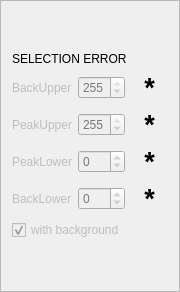
             <widget class="QFrame" name="frame_11">
              <property name="maximumSize">
               <size>
                <width>180</width>
                <height>16777215</height>
               </size>
              </property>
              <property name="frameShape">
               <enum>QFrame::StyledPanel</enum>
              </property>
              <property name="frameShadow">
               <enum>QFrame::Raised</enum>
              </property>
              <layout class="QVBoxLayout" name="verticalLayout_26">
               <item>
                <spacer name="verticalSpacer_5">
                 <property name="orientation">
                  <enum>Qt::Vertical</enum>
                 </property>
                 <property name="sizeType">
                  <enum>QSizePolicy::Minimum</enum>
                 </property>
                 <property name="sizeHint" stdset="0">
                  <size>
                   <width>20</width>
                   <height>40</height>
                  </size>
                 </property>
                </spacer>
               </item>
               <item>
                <widget class="QLabel" name="error_label">
                 <property name="text">
                  <string>SELECTION ERROR</string>
                 </property>
                </widget>
               </item>
               <item>
                <layout class="QVBoxLayout" name="verticalLayout_28">
                 <item>
                  <layout class="QHBoxLayout" name="horizontalLayout_32">
                   <item>
                    <widget class="QLabel" name="dataBackFromLabel">
                     <property name="enabled">
                      <bool>false</bool>
                     </property>
                     <property name="text">
                      <string>BackUpper</string>
                     </property>
                    </widget>
                   </item>
                   <item>
                    <widget class="QSpinBox" name="dataBackToValue">
                     <property name="enabled">
                      <bool>false</bool>
                     </property>
                     <property name="palette">
                      <palette>
                       <active>
                        <colorrole role="Text">
                         <brush brushstyle="SolidPattern">
                          <color alpha="255">
                           <red>170</red>
                           <green>85</green>
                           <blue>0</blue>
                          </color>
                         </brush>
                        </colorrole>
                        <colorrole role="PlaceholderText">
                         <brush brushstyle="NoBrush">
                          <color alpha="128">
                           <red>170</red>
                           <green>85</green>
                           <blue>0</blue>
                          </color>
                         </brush>
                        </colorrole>
                       </active>
                       <inactive>
                        <colorrole role="Text">
                         <brush brushstyle="SolidPattern">
                          <color alpha="255">
                           <red>170</red>
                           <green>85</green>
                           <blue>0</blue>
                          </color>
                         </brush>
                        </colorrole>
                        <colorrole role="PlaceholderText">
                         <brush brushstyle="NoBrush">
                          <color alpha="128">
                           <red>170</red>
                           <green>85</green>
                           <blue>0</blue>
                          </color>
                         </brush>
                        </colorrole>
                       </inactive>
                       <disabled>
                        <colorrole role="Text">
                         <brush brushstyle="SolidPattern">
                          <color alpha="255">
                           <red>118</red>
                           <green>118</green>
                           <blue>117</blue>
                          </color>
                         </brush>
                        </colorrole>
                        <colorrole role="PlaceholderText">
                         <brush brushstyle="NoBrush">
                          <color alpha="128">
                           <red>170</red>
                           <green>85</green>
                           <blue>0</blue>
                          </color>
                         </brush>
                        </colorrole>
                       </disabled>
                      </palette>
                     </property>
                     <property name="minimum">
                      <number>-1</number>
                     </property>
                     <property name="maximum">
                      <number>255</number>
                     </property>
                     <property name="value">
                      <number>255</number>
                     </property>
                    </widget>
                   </item>
                   <item>
                    <widget class="QLabel" name="back2_error">
                     <property name="font">
                      <font>
                       <pointsize>20</pointsize>
                       <weight>75</weight>
                       <bold>true</bold>
                      </font>
                     </property>
                     <property name="accessibleDescription">
                      <string/>
                     </property>
                     <property name="text">
                      <string>*</string>
                     </property>
                     <property name="alignment">
                      <set>Qt::AlignCenter</set>
                     </property>
                    </widget>
                   </item>
                  </layout>
                 </item>
                 <item>
                  <layout class="QHBoxLayout" name="horizontalLayout_33">
                   <item>
                    <widget class="QLabel" name="dataPeakFromLabel">
                     <property name="enabled">
                      <bool>false</bool>
                     </property>
                     <property name="text">
                      <string>PeakUpper</string>
                     </property>
                    </widget>
                   </item>
                   <item>
                    <widget class="QSpinBox" name="dataPeakToValue">
                     <property name="enabled">
                      <bool>false</bool>
                     </property>
                     <property name="palette">
                      <palette>
                       <active>
                        <colorrole role="Text">
                         <brush brushstyle="SolidPattern">
                          <color alpha="255">
                           <red>0</red>
                           <green>0</green>
                           <blue>127</blue>
                          </color>
                         </brush>
                        </colorrole>
                        <colorrole role="PlaceholderText">
                         <brush brushstyle="NoBrush">
                          <color alpha="128">
                           <red>0</red>
                           <green>0</green>
                           <blue>127</blue>
                          </color>
                         </brush>
                        </colorrole>
                       </active>
                       <inactive>
                        <colorrole role="Text">
                         <brush brushstyle="SolidPattern">
                          <color alpha="255">
                           <red>0</red>
                           <green>0</green>
                           <blue>127</blue>
                          </color>
                         </brush>
                        </colorrole>
                        <colorrole role="PlaceholderText">
                         <brush brushstyle="NoBrush">
                          <color alpha="128">
                           <red>0</red>
                           <green>0</green>
                           <blue>127</blue>
                          </color>
                         </brush>
                        </colorrole>
                       </inactive>
                       <disabled>
                        <colorrole role="Text">
                         <brush brushstyle="SolidPattern">
                          <color alpha="255">
                           <red>118</red>
                           <green>118</green>
                           <blue>117</blue>
                          </color>
                         </brush>
                        </colorrole>
                        <colorrole role="PlaceholderText">
                         <brush brushstyle="NoBrush">
                          <color alpha="128">
                           <red>0</red>
                           <green>0</green>
                           <blue>127</blue>
                          </color>
                         </brush>
                        </colorrole>
                       </disabled>
                      </palette>
                     </property>
                     <property name="minimum">
                      <number>-1</number>
                     </property>
                     <property name="maximum">
                      <number>255</number>
                     </property>
                     <property name="value">
                      <number>255</number>
                     </property>
                    </widget>
                   </item>
                   <item>
                    <widget class="QLabel" name="peak2_error">
                     <property name="font">
                      <font>
                       <pointsize>20</pointsize>
                       <weight>75</weight>
                       <bold>true</bold>
                      </font>
                     </property>
                     <property name="accessibleDescription">
                      <string/>
                     </property>
                     <property name="text">
                      <string>*</string>
                     </property>
                     <property name="alignment">
                      <set>Qt::AlignCenter</set>
                     </property>
                    </widget>
                   </item>
                  </layout>
                 </item>
                 <item>
                  <layout class="QHBoxLayout" name="horizontalLayout_34">
                   <item>
                    <widget class="QLabel" name="dataPeakToLabel">
                     <property name="enabled">
                      <bool>false</bool>
                     </property>
                     <property name="text">
                      <string>PeakLower</string>
                     </property>
                    </widget>
                   </item>
                   <item>
                    <widget class="QSpinBox" name="dataPeakFromValue">
                     <property name="enabled">
                      <bool>false</bool>
                     </property>
                     <property name="palette">
                      <palette>
                       <active>
                        <colorrole role="Text">
                         <brush brushstyle="SolidPattern">
                          <color alpha="255">
                           <red>0</red>
                           <green>0</green>
                           <blue>127</blue>
                          </color>
                         </brush>
                        </colorrole>
                        <colorrole role="PlaceholderText">
                         <brush brushstyle="NoBrush">
                          <color alpha="128">
                           <red>0</red>
                           <green>0</green>
                           <blue>127</blue>
                          </color>
                         </brush>
                        </colorrole>
                       </active>
                       <inactive>
                        <colorrole role="Text">
                         <brush brushstyle="SolidPattern">
                          <color alpha="255">
                           <red>0</red>
                           <green>0</green>
                           <blue>127</blue>
                          </color>
                         </brush>
                        </colorrole>
                        <colorrole role="PlaceholderText">
                         <brush brushstyle="NoBrush">
                          <color alpha="128">
                           <red>0</red>
                           <green>0</green>
                           <blue>127</blue>
                          </color>
                         </brush>
                        </colorrole>
                       </inactive>
                       <disabled>
                        <colorrole role="Text">
                         <brush brushstyle="SolidPattern">
                          <color alpha="255">
                           <red>118</red>
                           <green>118</green>
                           <blue>117</blue>
                          </color>
                         </brush>
                        </colorrole>
                        <colorrole role="PlaceholderText">
                         <brush brushstyle="NoBrush">
                          <color alpha="128">
                           <red>0</red>
                           <green>0</green>
                           <blue>127</blue>
                          </color>
                         </brush>
                        </colorrole>
                       </disabled>
                      </palette>
                     </property>
                     <property name="minimum">
                      <number>-1</number>
                     </property>
                     <property name="maximum">
                      <number>255</number>
                     </property>
                     <property name="value">
                      <number>0</number>
                     </property>
                    </widget>
                   </item>
                   <item>
                    <widget class="QLabel" name="peak1_error">
                     <property name="font">
                      <font>
                       <pointsize>20</pointsize>
                       <weight>75</weight>
                       <bold>true</bold>
                      </font>
                     </property>
                     <property name="accessibleDescription">
                      <string/>
                     </property>
                     <property name="text">
                      <string>*</string>
                     </property>
                     <property name="alignment">
                      <set>Qt::AlignCenter</set>
                     </property>
                    </widget>
                   </item>
                  </layout>
                 </item>
                 <item>
                  <layout class="QHBoxLayout" name="horizontalLayout_35">
                   <item>
                    <widget class="QLabel" name="dataBackToLabel">
                     <property name="enabled">
                      <bool>false</bool>
                     </property>
                     <property name="text">
                      <string>BackLower</string>
                     </property>
                    </widget>
                   </item>
                   <item>
                    <widget class="QSpinBox" name="dataBackFromValue">
                     <property name="enabled">
                      <bool>false</bool>
                     </property>
                     <property name="palette">
                      <palette>
                       <active>
                        <colorrole role="Text">
                         <brush brushstyle="SolidPattern">
                          <color alpha="255">
                           <red>170</red>
                           <green>85</green>
                           <blue>0</blue>
                          </color>
                         </brush>
                        </colorrole>
                        <colorrole role="PlaceholderText">
                         <brush brushstyle="NoBrush">
                          <color alpha="128">
                           <red>170</red>
                           <green>85</green>
                           <blue>0</blue>
                          </color>
                         </brush>
                        </colorrole>
                       </active>
                       <inactive>
                        <colorrole role="Text">
                         <brush brushstyle="SolidPattern">
                          <color alpha="255">
                           <red>170</red>
                           <green>85</green>
                           <blue>0</blue>
                          </color>
                         </brush>
                        </colorrole>
                        <colorrole role="PlaceholderText">
                         <brush brushstyle="NoBrush">
                          <color alpha="128">
                           <red>170</red>
                           <green>85</green>
                           <blue>0</blue>
                          </color>
                         </brush>
                        </colorrole>
                       </inactive>
                       <disabled>
                        <colorrole role="Text">
                         <brush brushstyle="SolidPattern">
                          <color alpha="255">
                           <red>118</red>
                           <green>118</green>
                           <blue>117</blue>
                          </color>
                         </brush>
                        </colorrole>
                        <colorrole role="PlaceholderText">
                         <brush brushstyle="NoBrush">
                          <color alpha="128">
                           <red>170</red>
                           <green>85</green>
                           <blue>0</blue>
                          </color>
                         </brush>
                        </colorrole>
                       </disabled>
                      </palette>
                     </property>
                     <property name="minimum">
                      <number>-1</number>
                     </property>
                     <property name="maximum">
                      <number>255</number>
                     </property>
                     <property name="value">
                      <number>0</number>
                     </property>
                    </widget>
                   </item>
                   <item>
                    <widget class="QLabel" name="back1_error">
                     <property name="font">
                      <font>
                       <pointsize>20</pointsize>
                       <weight>75</weight>
                       <bold>true</bold>
                      </font>
                     </property>
                     <property name="accessibleDescription">
                      <string/>
                     </property>
                     <property name="text">
                      <string>*</string>
                     </property>
                     <property name="alignment">
                      <set>Qt::AlignCenter</set>
                     </property>
                    </widget>
                   </item>
                  </layout>
                 </item>
                 <item>
                  <widget class="QCheckBox" name="dataBackgroundFlag">
                   <property name="enabled">
                    <bool>false</bool>
                   </property>
                   <property name="text">
                    <string>with background</string>
                   </property>
                   <property name="checked">
                    <bool>true</bool>
                   </property>
                  </widget>
                 </item>
                </layout>
               </item>
               <item>
                <spacer name="verticalSpacer_6">
                 <property name="orientation">
                  <enum>Qt::Vertical</enum>
                 </property>
                 <property name="sizeType">
                  <enum>QSizePolicy::Minimum</enum>
                 </property>
                 <property name="sizeHint" stdset="0">
                  <size>
                   <width>20</width>
                   <height>40</height>
                  </size>
                 </property>
                </spacer>
               </item>
              </layout>
             </widget>
